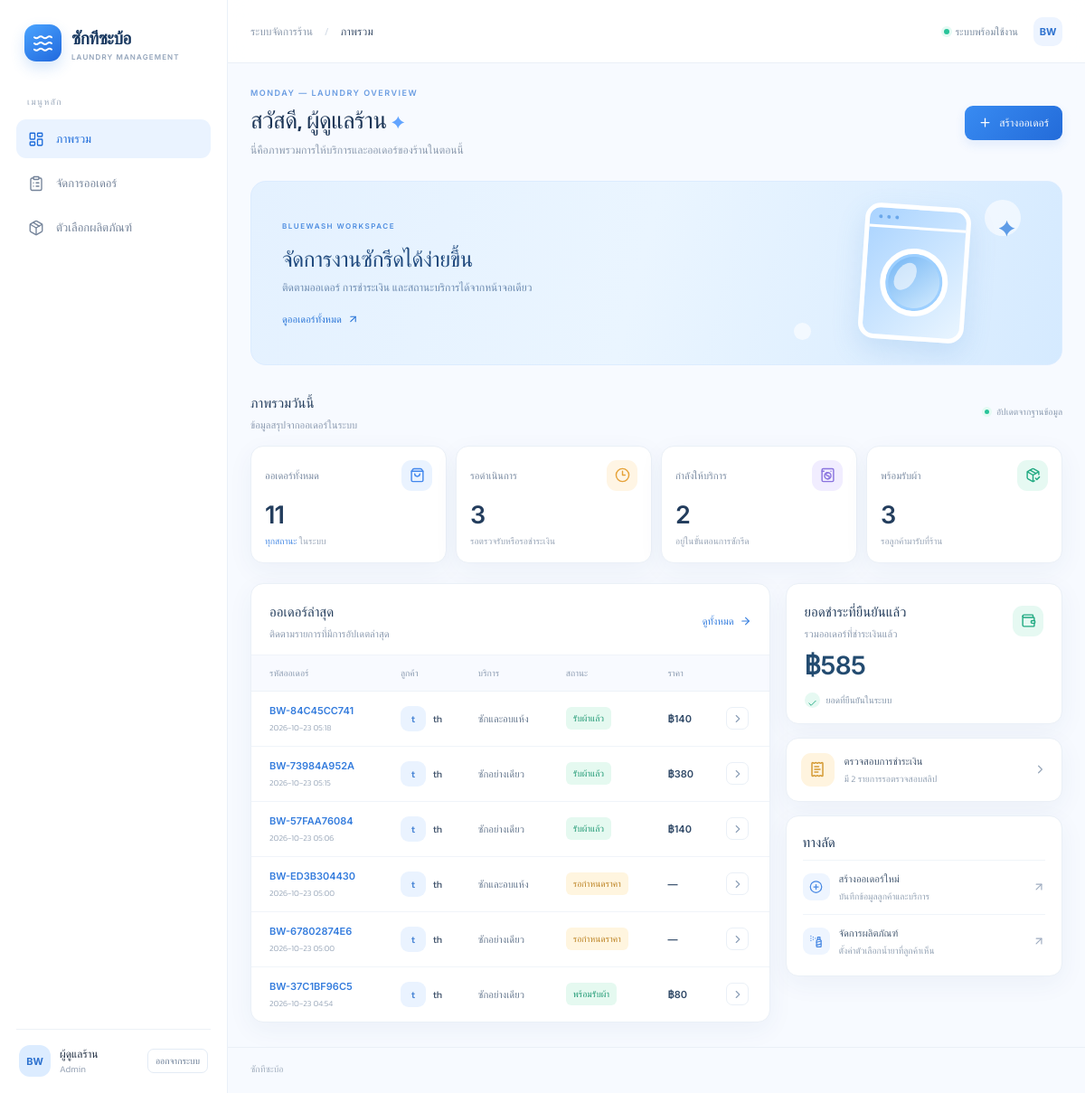
The page / (signed in) on the database its author committed.
### tables this page shows
CREATE TABLE orders (
          id INTEGER PRIMARY KEY AUTOINCREMENT,
          order_code TEXT UNIQUE NOT NULL,
          customer_name TEXT NOT NULL,
          line_user_id TEXT DEFAULT '',
          phone TEXT DEFAULT '',
          service TEXT NOT NULL,
          detergent TEXT DEFAULT 'ร้านจัดให้',
          softener TEXT DEFAULT 'ไม่ระบุ',
          weight REAL,
          price REAL,
          payment_method TEXT DEFAULT '',
          payment_status TEXT NOT NULL DEFAULT 'unpaid',
          status TEXT NOT NULL DEFAULT 'pending_review',
          customer_photo TEXT DEFAULT '',
          payment_slip TEXT DEFAULT '',
          notes TEXT DEFAULT '',
          created_at TEXT NOT NULL,
          updated_at TEXT NOT NULL
        );

### app.py (the view)
@app.route("/")
def dashboard():
    with db() as con:
        total = con.execute("SELECT COUNT(*) FROM orders WHERE status != 'cancelled'").fetchone()[0]
        waiting = con.execute("SELECT COUNT(*) FROM orders WHERE status IN ('pending_review','awaiting_payment')").fetchone()[0]
        processing = con.execute("SELECT COUNT(*) FROM orders WHERE status IN ('accepted','washing','drying','ironing')").fetchone()[0]
        ready = con.execute("SELECT COUNT(*) FROM orders WHERE status='ready'").fetchone()[0]
        revenue = con.execute("SELECT COALESCE(SUM(price),0) FROM orders WHERE payment_status='paid'").fetchone()[0]
        recent = con.execute("SELECT * FROM orders ORDER BY created_at DESC, id DESC LIMIT 6").fetchall()
        pending_payments = con.execute("SELECT COUNT(*) FROM orders WHERE payment_status='pending_verification'").fetchone()[0]
    return render_template("dashboard.html", total=total, waiting=waiting, processing=processing,
                           ready=ready, revenue=revenue, recent=recent, pending_payments=pending_payments,
                           statuses=ORDER_STATUSES, payments=PAYMENT_STATUSES)

### app.py (called while the page is built)
@app.before_request
def require_admin_login():
    if request.endpoint in ("line_webhook", "admin_login", "static", "liff_order", "liff_products", "liff_create_order"):
        return None
    if not session.get("admin_authenticated"):
        return redirect(url_for("admin_login", next=request.path))

def db():
    conn = sqlite3.connect(DB_PATH)
    conn.row_factory = sqlite3.Row
    conn.execute("PRAGMA foreign_keys = ON")
    return conn

def money(value):
    if value is None: return "—"
    return f"฿{float(value):,.2f}".replace(".00","")

### templates/dashboard.html (shortened to what this page needs)
{% extends "base.html" %}
{% block crumb %}ภาพรวม{% endblock %}
{% block content %}
<div class="page-heading">
 <div><div class="eyebrow">MONDAY — LAUNDRY OVERVIEW</div><h1>สวัสดี, ผู้ดูแลร้าน <span class="wave">✦</span></h1><p>นี่คือภาพรวมการให้บริการและออเดอร์ของร้านในตอนนี้</p></div>
 <a class="btn btn-primary" href="{{ url_for('new_order') }}"><i data-lucide="plus"></i> สร้างออเดอร์</a>
</div>
<div class="welcome-banner"><div class="banner-copy"><span class="banner-tag">BLUEWASH WORKSPACE</span><h2>จัดการงานซักรีดได้ง่ายขึ้น</h2><p>ติดตามออเดอร์ การชำระเงิน และสถานะบริการได้จากหน้าจอเดียว</p><a href="{{ url_for('orders') }}" class="banner-link">ดูออเดอร์ทั้งหมด <i data-lucide="arrow-up-right"></i></a></div><div class="banner-art"><div class="bubble bubble-one"></div><div class="bubble bubble-two"></div><div class="washer"><div class="washer-top"><span></span><span></span><span></span></div><div class="washer-door"><div class="door-shine"></div></div></div><div class="floating-spark">✦</div></div></div>
<div class="section-head"><div><h2>ภาพรวมวันนี้</h2><p>ข้อมูลสรุปจากออเดอร์ในระบบ</p></div><span class="live-label"><span></span> อัปเดตจากฐานข้อมูล</span></div>
<div class="stats-grid">
 <div class="stat-card"><div class="stat-top"><span>ออเดอร์ทั้งหมด</span><span class="stat-icon blue"><i data-lucide="shopping-bag"></i></span></div><div class="stat-value">{{ total }}</div><div class="stat-note"><span class="note-blue">ทุกสถานะ</span> ในระบบ</div></div>
 <div class="stat-card"><div class="stat-top"><span>รอดำเนินการ</span><span class="stat-icon amber"><i data-lucide="clock-3"></i></span></div><div class="stat-value">{{ waiting }}</div><div class="stat-note">รอตรวจรับหรือรอชำระเงิน</div></div>
 <div class="stat-card"><div class="stat-top"><span>กำลังให้บริการ</span><span class="stat-icon violet"><i data-lucide="washing-machine"></i></span></div><div class="stat-value">{{ processing }}</div><div class="stat-note">อยู่ในขั้นตอนการซักรีด</div></div>
 <div class="stat-card"><div class="stat-top"><span>พร้อมรับผ้า</span><span class="stat-icon green"><i data-lucide="package-check"></i></span></div><div class="stat-value">{{ ready }}</div><div class="stat-note">รอลูกค้ามารับที่ร้าน</div></div>
</div>
<div class="content-grid">
 <section class="panel recent-panel">
  <div class="panel-head"><div><h2>ออเดอร์ล่าสุด</h2><p>ติดตามรายการที่มีการอัปเดตล่าสุด</p></div><a class="text-link" href="{{ url_for('orders') }}">ดูทั้งหมด <i data-lucide="arrow-right"></i></a></div>
  <div class="table-wrap"><table><thead><tr><th>รหัสออเดอร์</th><th>ลูกค้า</th><th>บริการ</th><th>สถานะ</th><th>ราคา</th><th></th></tr></thead><tbody>
  {% for o in recent %}<tr><td><a class="order-code" href="{{ url_for('order_detail', order_id=o.id) }}">{{ o.order_code }}</a><small class="sub-cell">{{ o.created_at[:16].replace('T',' ') }}</small></td><td><div class="customer-cell"><span class="customer-avatar">{{ o.customer_name[:1] }}</span><b>{{ o.customer_name }}</b></div></td><td>{{ {'wash':'ซักอย่างเดียว','wash_dry':'ซักและอบแห้ง','wash_iron':'ซักและรีด'}.get(o.service,o.service) }}</td><td><span class="status status-{{ o.status }}">{{ statuses.get(o.status,o.status) }}</span></td><td class="price-cell">{{ o.price|money }}</td><td><a class="icon-link" href="{{ url_for('order_detail', order_id=o.id) }}"><i data-lucide="chevron-right"></i></a></td></tr>{% endfor %}
  </tbody></table></div>
 </section>
 <aside class="right-column">
  <div class="panel revenue-card"><div class="panel-head"><div><h2>ยอดชำระที่ยืนยันแล้ว</h2><p>รวมออเดอร์ที่ชำระเงินแล้ว</p></div><span class="stat-icon green"><i data-lucide="wallet"></i></span></div><div class="revenue-value">{{ revenue|money }}</div><div class="revenue-foot"><span class="mini-check"><i data-lucide="check"></i></span> ยอดที่ยืนยันในระบบ</div></div>
  <a class="panel payment-alert" href="{{ url_for('orders', payment='pending_verification') }}"><span class="alert-icon"><i data-lucide="receipt-text"></i></span><span class="alert-copy"><b>ตรวจสอบการชำระเงิน</b><small>มี {{ pending_payments }} รายการรอตรวจสอบสลิป</small></span><i data-lucide="chevron-right" class="alert-arrow"></i></a>
  <div class="panel quick-panel"><h2>ทางลัด</h2><a href="{{ url_for('new_order') }}"><span class="quick-icon"><i data-lucide="plus-circle"></i></span><span><b>สร้างออเดอร์ใหม่</b><small>บันทึกข้อมูลลูกค้าและบริการ</small></span><i data-lucide="arrow-up-right"></i></a><a href="{{ url_for('products') }}"><span class="quick-icon"><i data-lucide="spray-can"></i></span><span><b>จัดการผลิตภัณฑ์</b><small>ตั้งค่าตัวเลือกน้ำยาที่ลูกค้าเห็น</small></span><i data-lucide="arrow-up-right"></i></a></div>
 </aside>
</div>
{% endblock %}

### rows shown on the page
orders: order_code "BW-84C45CC741", created_at "2026-10-23 05:18", customer_name "t", customer_name "th", service "ซักและอบแห้ง", get "รับผ้าแล้ว", price "฿140"
orders: order_code "BW-73984A952A", created_at "2026-10-23 05:15", customer_name "t", customer_name "th", service "ซักอย่างเดียว", get "รับผ้าแล้ว", price "฿380"
orders: order_code "BW-57FAA76084", created_at "2026-10-23 05:06", customer_name "t", customer_name "th", service "ซักอย่างเดียว", get "รับผ้าแล้ว", price "฿140"
orders: order_code "BW-ED3B304430", created_at "2026-10-23 05:00", customer_name "t", customer_name "th", service "ซักและอบแห้ง", get "รอกำหนดราคา", price "—"
orders: order_code "BW-67802874E6", created_at "2026-10-23 05:00", customer_name "t", customer_name "th", service "ซักอย่างเดียว", get "รอกำหนดราคา", price "—"
orders: order_code "BW-37C1BF96C5", created_at "2026-10-23 04:54", customer_name "t", customer_name "th", service "ซักอย่างเดียว", get "พร้อมรับผ้า", price "฿80"

### other values the page prints
{{ total }} "11"
{{ waiting }} "3"
{{ processing }} "2"
{{ ready }} "3"
{{ revenue|money }} "฿585"
{{ pending_payments }} "2"
